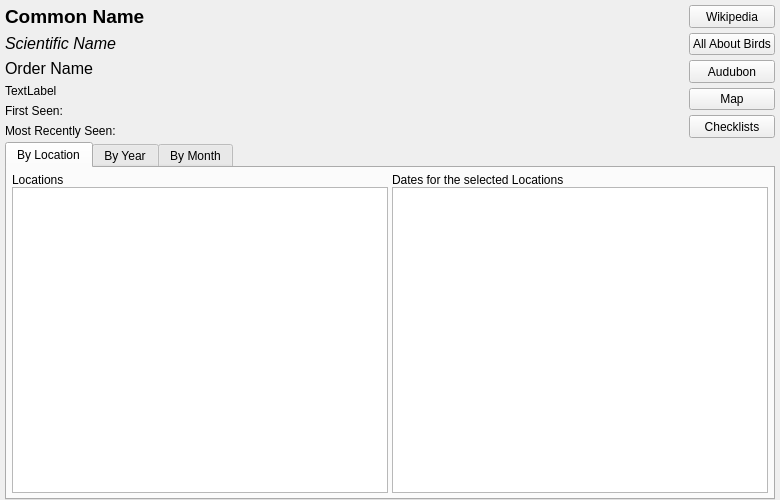
<?xml version="1.0" encoding="UTF-8"?>
<ui version="4.0">
 <class>frmIndividual</class>
 <widget class="QWidget" name="frmIndividual">
  <property name="geometry">
   <rect>
    <x>0</x>
    <y>0</y>
    <width>780</width>
    <height>500</height>
   </rect>
  </property>
  <property name="sizePolicy">
   <sizepolicy hsizetype="Preferred" vsizetype="Preferred">
    <horstretch>0</horstretch>
    <verstretch>0</verstretch>
   </sizepolicy>
  </property>
  <property name="windowTitle">
   <string>Species Report</string>
  </property>
  <property name="windowIcon">
   <iconset resource="icons.qrc">
    <normaloff>:/icon_individual.png</normaloff>:/icon_individual.png</iconset>
  </property>
  <widget class="QScrollArea" name="scrollArea">
   <property name="geometry">
    <rect>
     <x>0</x>
     <y>0</y>
     <width>780</width>
     <height>500</height>
    </rect>
   </property>
   <property name="frameShape">
    <enum>QFrame::NoFrame</enum>
   </property>
   <property name="frameShadow">
    <enum>QFrame::Plain</enum>
   </property>
   <property name="lineWidth">
    <number>0</number>
   </property>
   <property name="widgetResizable">
    <bool>true</bool>
   </property>
   <widget class="QWidget" name="scrollAreaWidgetContents">
    <property name="geometry">
     <rect>
      <x>0</x>
      <y>0</y>
      <width>780</width>
      <height>500</height>
     </rect>
    </property>
    <property name="sizePolicy">
     <sizepolicy hsizetype="Expanding" vsizetype="Expanding">
      <horstretch>0</horstretch>
      <verstretch>0</verstretch>
     </sizepolicy>
    </property>
    <layout class="QVBoxLayout" name="verticalLayout">
     <property name="spacing">
      <number>4</number>
     </property>
     <property name="leftMargin">
      <number>5</number>
     </property>
     <property name="topMargin">
      <number>5</number>
     </property>
     <property name="rightMargin">
      <number>5</number>
     </property>
     <property name="bottomMargin">
      <number>0</number>
     </property>
     <item>
      <widget class="QFrame" name="frameTop">
       <property name="sizePolicy">
        <sizepolicy hsizetype="Expanding" vsizetype="Preferred">
         <horstretch>0</horstretch>
         <verstretch>0</verstretch>
        </sizepolicy>
       </property>
       <property name="layoutDirection">
        <enum>Qt::LeftToRight</enum>
       </property>
       <property name="frameShape">
        <enum>QFrame::NoFrame</enum>
       </property>
       <property name="frameShadow">
        <enum>QFrame::Plain</enum>
       </property>
       <property name="lineWidth">
        <number>0</number>
       </property>
       <layout class="QHBoxLayout" name="horizontalLayout">
        <property name="spacing">
         <number>4</number>
        </property>
        <property name="leftMargin">
         <number>0</number>
        </property>
        <property name="topMargin">
         <number>0</number>
        </property>
        <property name="rightMargin">
         <number>0</number>
        </property>
        <property name="bottomMargin">
         <number>0</number>
        </property>
        <item>
         <widget class="QFrame" name="frameNames">
          <property name="sizePolicy">
           <sizepolicy hsizetype="Expanding" vsizetype="Preferred">
            <horstretch>0</horstretch>
            <verstretch>0</verstretch>
           </sizepolicy>
          </property>
          <property name="layoutDirection">
           <enum>Qt::LeftToRight</enum>
          </property>
          <property name="frameShape">
           <enum>QFrame::NoFrame</enum>
          </property>
          <property name="frameShadow">
           <enum>QFrame::Plain</enum>
          </property>
          <property name="lineWidth">
           <number>0</number>
          </property>
          <layout class="QVBoxLayout" name="verticalLayout_3">
           <property name="leftMargin">
            <number>0</number>
           </property>
           <property name="topMargin">
            <number>0</number>
           </property>
           <property name="rightMargin">
            <number>0</number>
           </property>
           <property name="bottomMargin">
            <number>0</number>
           </property>
           <item>
            <widget class="QLabel" name="lblCommonName">
             <property name="sizePolicy">
              <sizepolicy hsizetype="Expanding" vsizetype="Preferred">
               <horstretch>0</horstretch>
               <verstretch>0</verstretch>
              </sizepolicy>
             </property>
             <property name="font">
              <font>
               <pointsize>14</pointsize>
               <weight>75</weight>
               <bold>true</bold>
              </font>
             </property>
             <property name="text">
              <string>Common Name</string>
             </property>
             <property name="wordWrap">
              <bool>true</bool>
             </property>
             <property name="textInteractionFlags">
              <set>Qt::LinksAccessibleByMouse|Qt::TextSelectableByMouse</set>
             </property>
            </widget>
           </item>
           <item>
            <widget class="QLabel" name="lblScientificName">
             <property name="sizePolicy">
              <sizepolicy hsizetype="Expanding" vsizetype="Preferred">
               <horstretch>0</horstretch>
               <verstretch>0</verstretch>
              </sizepolicy>
             </property>
             <property name="font">
              <font>
               <pointsize>12</pointsize>
               <weight>50</weight>
               <italic>true</italic>
               <bold>false</bold>
              </font>
             </property>
             <property name="text">
              <string>Scientific Name</string>
             </property>
             <property name="wordWrap">
              <bool>true</bool>
             </property>
            </widget>
           </item>
           <item>
            <widget class="QLabel" name="lblOrderName">
             <property name="sizePolicy">
              <sizepolicy hsizetype="Expanding" vsizetype="Preferred">
               <horstretch>0</horstretch>
               <verstretch>0</verstretch>
              </sizepolicy>
             </property>
             <property name="font">
              <font>
               <pointsize>12</pointsize>
               <weight>50</weight>
               <italic>false</italic>
               <bold>false</bold>
              </font>
             </property>
             <property name="text">
              <string>Order Name</string>
             </property>
             <property name="wordWrap">
              <bool>true</bool>
             </property>
            </widget>
           </item>
           <item>
            <widget class="QLabel" name="lblSpeciesCode">
             <property name="text">
              <string>TextLabel</string>
             </property>
            </widget>
           </item>
           <item>
            <widget class="QLabel" name="lblFirstSeen">
             <property name="text">
              <string>First Seen:</string>
             </property>
             <property name="wordWrap">
              <bool>true</bool>
             </property>
            </widget>
           </item>
           <item>
            <widget class="QLabel" name="lblMostRecentlySeen">
             <property name="sizePolicy">
              <sizepolicy hsizetype="Expanding" vsizetype="Preferred">
               <horstretch>0</horstretch>
               <verstretch>0</verstretch>
              </sizepolicy>
             </property>
             <property name="text">
              <string>Most Recently Seen:</string>
             </property>
             <property name="wordWrap">
              <bool>true</bool>
             </property>
             <property name="textInteractionFlags">
              <set>Qt::LinksAccessibleByMouse|Qt::TextSelectableByMouse</set>
             </property>
            </widget>
           </item>
          </layout>
         </widget>
        </item>
        <item>
         <widget class="QFrame" name="frameButtons">
          <property name="sizePolicy">
           <sizepolicy hsizetype="Preferred" vsizetype="Preferred">
            <horstretch>0</horstretch>
            <verstretch>0</verstretch>
           </sizepolicy>
          </property>
          <property name="layoutDirection">
           <enum>Qt::RightToLeft</enum>
          </property>
          <property name="frameShape">
           <enum>QFrame::NoFrame</enum>
          </property>
          <property name="frameShadow">
           <enum>QFrame::Plain</enum>
          </property>
          <property name="lineWidth">
           <number>0</number>
          </property>
          <layout class="QVBoxLayout" name="verticalLayout_10">
           <property name="spacing">
            <number>5</number>
           </property>
           <property name="leftMargin">
            <number>0</number>
           </property>
           <property name="topMargin">
            <number>0</number>
           </property>
           <property name="rightMargin">
            <number>0</number>
           </property>
           <property name="bottomMargin">
            <number>0</number>
           </property>
           <item>
            <widget class="QPushButton" name="buttonWikipedia">
             <property name="sizePolicy">
              <sizepolicy hsizetype="Preferred" vsizetype="Preferred">
               <horstretch>0</horstretch>
               <verstretch>0</verstretch>
              </sizepolicy>
             </property>
             <property name="text">
              <string>Wikipedia</string>
             </property>
            </widget>
           </item>
           <item>
            <widget class="QPushButton" name="buttonAllAboutBirds">
             <property name="sizePolicy">
              <sizepolicy hsizetype="Preferred" vsizetype="Preferred">
               <horstretch>0</horstretch>
               <verstretch>0</verstretch>
              </sizepolicy>
             </property>
             <property name="text">
              <string>All About Birds</string>
             </property>
            </widget>
           </item>
           <item>
            <widget class="QPushButton" name="buttonAudubon">
             <property name="sizePolicy">
              <sizepolicy hsizetype="Preferred" vsizetype="Preferred">
               <horstretch>0</horstretch>
               <verstretch>0</verstretch>
              </sizepolicy>
             </property>
             <property name="text">
              <string>Audubon</string>
             </property>
            </widget>
           </item>
           <item>
            <widget class="QPushButton" name="buttonMap">
             <property name="sizePolicy">
              <sizepolicy hsizetype="Preferred" vsizetype="Preferred">
               <horstretch>0</horstretch>
               <verstretch>0</verstretch>
              </sizepolicy>
             </property>
             <property name="text">
              <string>Map</string>
             </property>
            </widget>
           </item>
           <item>
            <widget class="QPushButton" name="buttonChecklists">
             <property name="sizePolicy">
              <sizepolicy hsizetype="Preferred" vsizetype="Preferred">
               <horstretch>0</horstretch>
               <verstretch>0</verstretch>
              </sizepolicy>
             </property>
             <property name="text">
              <string>Checklists</string>
             </property>
            </widget>
           </item>
          </layout>
         </widget>
        </item>
       </layout>
      </widget>
     </item>
     <item>
      <widget class="QTabWidget" name="tabIndividual">
       <property name="currentIndex">
        <number>0</number>
       </property>
       <widget class="QWidget" name="tab">
        <attribute name="title">
         <string>By Location</string>
        </attribute>
        <layout class="QHBoxLayout" name="horizontalLayout_2">
         <property name="spacing">
          <number>4</number>
         </property>
         <property name="leftMargin">
          <number>5</number>
         </property>
         <property name="topMargin">
          <number>5</number>
         </property>
         <property name="rightMargin">
          <number>5</number>
         </property>
         <property name="bottomMargin">
          <number>5</number>
         </property>
         <item>
          <widget class="QFrame" name="frame">
           <property name="sizePolicy">
            <sizepolicy hsizetype="Expanding" vsizetype="Expanding">
             <horstretch>0</horstretch>
             <verstretch>0</verstretch>
            </sizepolicy>
           </property>
           <property name="frameShape">
            <enum>QFrame::NoFrame</enum>
           </property>
           <property name="frameShadow">
            <enum>QFrame::Plain</enum>
           </property>
           <property name="lineWidth">
            <number>0</number>
           </property>
           <layout class="QVBoxLayout" name="verticalLayout_4">
            <property name="spacing">
             <number>0</number>
            </property>
            <property name="leftMargin">
             <number>0</number>
            </property>
            <property name="topMargin">
             <number>0</number>
            </property>
            <property name="rightMargin">
             <number>0</number>
            </property>
            <property name="bottomMargin">
             <number>0</number>
            </property>
            <item>
             <widget class="QLabel" name="lblLocations">
              <property name="text">
               <string>Locations</string>
              </property>
             </widget>
            </item>
            <item>
             <widget class="QTreeWidget" name="trLocations">
              <attribute name="headerVisible">
               <bool>false</bool>
              </attribute>
              <column>
               <property name="text">
                <string notr="true">1</string>
               </property>
              </column>
             </widget>
            </item>
           </layout>
          </widget>
         </item>
         <item>
          <widget class="QFrame" name="frame_2">
           <property name="sizePolicy">
            <sizepolicy hsizetype="Expanding" vsizetype="Expanding">
             <horstretch>0</horstretch>
             <verstretch>0</verstretch>
            </sizepolicy>
           </property>
           <property name="frameShape">
            <enum>QFrame::NoFrame</enum>
           </property>
           <property name="frameShadow">
            <enum>QFrame::Plain</enum>
           </property>
           <property name="lineWidth">
            <number>0</number>
           </property>
           <layout class="QVBoxLayout" name="verticalLayout_5">
            <property name="spacing">
             <number>0</number>
            </property>
            <property name="leftMargin">
             <number>0</number>
            </property>
            <property name="topMargin">
             <number>0</number>
            </property>
            <property name="rightMargin">
             <number>0</number>
            </property>
            <property name="bottomMargin">
             <number>0</number>
            </property>
            <item>
             <widget class="QLabel" name="lblDatesForLocation">
              <property name="text">
               <string>Dates for the selected Locations</string>
              </property>
             </widget>
            </item>
            <item>
             <widget class="QListWidget" name="lstDates">
              <property name="spacing">
               <number>2</number>
              </property>
              <property name="sortingEnabled">
               <bool>true</bool>
              </property>
             </widget>
            </item>
           </layout>
          </widget>
         </item>
        </layout>
       </widget>
       <widget class="QWidget" name="tab_2">
        <attribute name="title">
         <string>By Year</string>
        </attribute>
        <layout class="QHBoxLayout" name="horizontalLayout_3">
         <property name="spacing">
          <number>4</number>
         </property>
         <property name="leftMargin">
          <number>5</number>
         </property>
         <property name="topMargin">
          <number>5</number>
         </property>
         <property name="rightMargin">
          <number>5</number>
         </property>
         <property name="bottomMargin">
          <number>5</number>
         </property>
         <item>
          <widget class="QFrame" name="frame_3">
           <property name="frameShape">
            <enum>QFrame::NoFrame</enum>
           </property>
           <property name="frameShadow">
            <enum>QFrame::Plain</enum>
           </property>
           <property name="lineWidth">
            <number>0</number>
           </property>
           <layout class="QVBoxLayout" name="verticalLayout_6">
            <property name="spacing">
             <number>0</number>
            </property>
            <property name="leftMargin">
             <number>0</number>
            </property>
            <property name="topMargin">
             <number>0</number>
            </property>
            <property name="rightMargin">
             <number>0</number>
            </property>
            <property name="bottomMargin">
             <number>0</number>
            </property>
            <item>
             <widget class="QLabel" name="lblDates">
              <property name="text">
               <string>Dates</string>
              </property>
             </widget>
            </item>
            <item>
             <widget class="QTreeWidget" name="trDates">
              <attribute name="headerVisible">
               <bool>false</bool>
              </attribute>
              <column>
               <property name="text">
                <string notr="true">1</string>
               </property>
              </column>
             </widget>
            </item>
           </layout>
          </widget>
         </item>
         <item>
          <widget class="QFrame" name="frame_4">
           <property name="frameShape">
            <enum>QFrame::NoFrame</enum>
           </property>
           <property name="frameShadow">
            <enum>QFrame::Plain</enum>
           </property>
           <property name="lineWidth">
            <number>0</number>
           </property>
           <layout class="QVBoxLayout" name="verticalLayout_7">
            <property name="spacing">
             <number>0</number>
            </property>
            <property name="leftMargin">
             <number>0</number>
            </property>
            <property name="topMargin">
             <number>0</number>
            </property>
            <property name="rightMargin">
             <number>0</number>
            </property>
            <property name="bottomMargin">
             <number>0</number>
            </property>
            <item>
             <widget class="QLabel" name="lblLocationsForDate">
              <property name="text">
               <string>Locations for the selected date</string>
              </property>
             </widget>
            </item>
            <item>
             <widget class="QTableWidget" name="tblYearLocations">
              <property name="editTriggers">
               <set>QAbstractItemView::NoEditTriggers</set>
              </property>
              <property name="showGrid">
               <bool>false</bool>
              </property>
             </widget>
            </item>
           </layout>
          </widget>
         </item>
        </layout>
       </widget>
       <widget class="QWidget" name="tab_3">
        <property name="sizePolicy">
         <sizepolicy hsizetype="Expanding" vsizetype="Expanding">
          <horstretch>0</horstretch>
          <verstretch>0</verstretch>
         </sizepolicy>
        </property>
        <attribute name="title">
         <string>By Month</string>
        </attribute>
        <layout class="QHBoxLayout" name="horizontalLayout_4">
         <property name="spacing">
          <number>4</number>
         </property>
         <property name="leftMargin">
          <number>5</number>
         </property>
         <property name="topMargin">
          <number>5</number>
         </property>
         <property name="rightMargin">
          <number>5</number>
         </property>
         <property name="bottomMargin">
          <number>5</number>
         </property>
         <item>
          <widget class="QFrame" name="frame_5">
           <property name="frameShape">
            <enum>QFrame::NoFrame</enum>
           </property>
           <property name="frameShadow">
            <enum>QFrame::Plain</enum>
           </property>
           <property name="lineWidth">
            <number>0</number>
           </property>
           <layout class="QVBoxLayout" name="verticalLayout_8">
            <property name="spacing">
             <number>0</number>
            </property>
            <property name="leftMargin">
             <number>0</number>
            </property>
            <property name="topMargin">
             <number>0</number>
            </property>
            <property name="rightMargin">
             <number>0</number>
            </property>
            <property name="bottomMargin">
             <number>0</number>
            </property>
            <item>
             <widget class="QLabel" name="lblMonthDates">
              <property name="text">
               <string>Dates</string>
              </property>
             </widget>
            </item>
            <item>
             <widget class="QTreeWidget" name="trMonthDates">
              <attribute name="headerVisible">
               <bool>false</bool>
              </attribute>
              <column>
               <property name="text">
                <string notr="true">1</string>
               </property>
              </column>
             </widget>
            </item>
           </layout>
          </widget>
         </item>
         <item>
          <widget class="QFrame" name="frame_6">
           <property name="frameShape">
            <enum>QFrame::NoFrame</enum>
           </property>
           <property name="frameShadow">
            <enum>QFrame::Plain</enum>
           </property>
           <property name="lineWidth">
            <number>0</number>
           </property>
           <layout class="QVBoxLayout" name="verticalLayout_9">
            <property name="spacing">
             <number>0</number>
            </property>
            <property name="leftMargin">
             <number>0</number>
            </property>
            <property name="topMargin">
             <number>0</number>
            </property>
            <property name="rightMargin">
             <number>0</number>
            </property>
            <property name="bottomMargin">
             <number>0</number>
            </property>
            <item>
             <widget class="QLabel" name="lblMonthLocationsForDate">
              <property name="text">
               <string>Locations for the selected date</string>
              </property>
             </widget>
            </item>
            <item>
             <widget class="QTableWidget" name="tblMonthLocations">
              <property name="editTriggers">
               <set>QAbstractItemView::NoEditTriggers</set>
              </property>
              <property name="showGrid">
               <bool>false</bool>
              </property>
             </widget>
            </item>
           </layout>
          </widget>
         </item>
        </layout>
       </widget>
      </widget>
     </item>
    </layout>
   </widget>
  </widget>
 </widget>
 <resources>
  <include location="icons.qrc"/>
 </resources>
 <connections/>
</ui>
